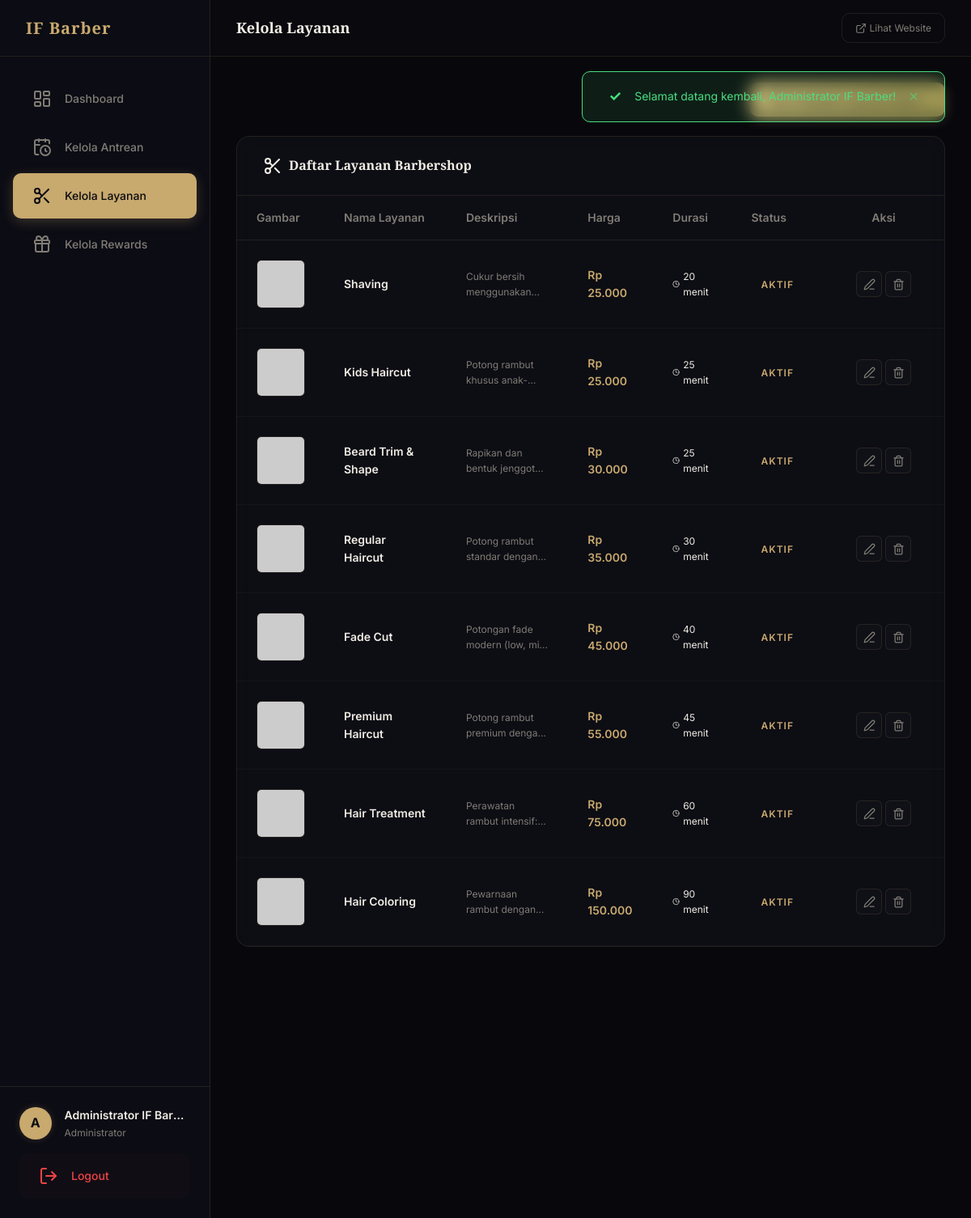
/admin/layanan.php (signed in), run on the app's committed database.
### tables this page shows
CREATE TABLE IF NOT EXISTS layanan (
    id INT AUTO_INCREMENT PRIMARY KEY,
    nama VARCHAR(100) NOT NULL,
    deskripsi TEXT,
    harga DECIMAL(10,2) NOT NULL,
    durasi_menit INT DEFAULT 30,
    gambar VARCHAR(255) DEFAULT NULL,
    is_active TINYINT(1) DEFAULT 1,
    created_at TIMESTAMP DEFAULT CURRENT_TIMESTAMP,
    updated_at TIMESTAMP DEFAULT CURRENT_TIMESTAMP ON UPDATE CURRENT_TIMESTAMP
);

### admin/layanan.php (the view, shortened to what this page needs)
<?php
$headerTitle = 'Kelola Layanan';
$activePage = 'layanan';
include __DIR__ . '/header.php';
$query = "SELECT * FROM layanan ORDER BY is_active DESC, harga ASC";
$res = $conn->query($query);
$servicesList = $res ? $res->fetch_all(MYSQLI_ASSOC) : [];
?>
<div style="display: flex; justify-content: flex-end; margin-bottom: var(--space-lg);">
    <button class="btn btn--primary" onclick="openAddModal()">
        <i data-lucide="plus-circle" style="width: 18px; height: 18px;"></i>
        Tambah Layanan Baru
    </button>
</div>
<div class="admin-card">
    <div class="admin-card__header">
        <h3 class="admin-card__title">
            <i data-lucide="scissors"></i>
            Daftar Layanan Barbershop
        </h3>
    </div>
    <div class="admin-card__body" style="padding: 0;">
        <div class="table-responsive">
            <table class="admin-table">
                <thead>
                    <tr>
                        <th style="width: 80px;">Gambar</th>
                        <th>Nama Layanan</th>
                        <th>Deskripsi</th>
                        <th>Harga</th>
                        <th>Durasi</th>
                        <th>Status</th>
                        <th style="width: 150px; text-align: center;">Aksi</th>
                    </tr>
                </thead>
                <tbody>
                    <?php if (empty($servicesList)): ?>
                        <tr>
                            <td colspan="7" style="text-align: center; color: var(--color-text-muted); padding: 40px;">
                                Belum ada layanan terdaftar.
                            </td>
                        </tr>
                    <?php else: ?>
                        <?php foreach ($servicesList as $s):
                            $statusClass = $s['is_active'] ? 'badge--success' : 'badge--danger';
                            $statusText = $s['is_active'] ? 'Aktif' : 'Nonaktif';
                            $imgSrc = $s['gambar'] ? BASE_URL . '/assets/img/' . $s['gambar'] : 'https://placehold.co/100x100?text=Service';
                            $jsonStr = htmlspecialchars(json_encode($s), ENT_QUOTES, 'UTF-8');
                        ?>
                            <tr>
                                <td>
                                    <div style="width: 60px; height: 60px; border-radius: var(--radius-sm); overflow: hidden; border: 1px solid var(--glass-border);">
                                        <img src="<?= $imgSrc ?>" alt="<?= e($s['nama']) ?>" style="width: 100%; height: 100%; object-fit: cover;">
                                    </div>
                                </td>
                                <td>
                                    <span style="font-weight: 600; display: block;"><?= e($s['nama']) ?></span>
                                </td>
                                <td>
                                    <div style="max-width: 320px; font-size: var(--text-xs); color: var(--color-text-muted); overflow: hidden; text-overflow: ellipsis; display: -webkit-box; -webkit-line-clamp: 2; -webkit-box-orient: vertical;">
                                        <?= e($s['deskripsi']) ?>
                                    </div>
                                </td>
                                <td style="font-weight: 600; color: var(--color-accent);"><?= formatRupiah($s['harga']) ?></td>
                                <td>
                                    <div style="display: flex; align-items: center; gap: 4px; font-size: var(--text-xs);">
                                        <i data-lucide="clock" style="width: 12px; height: 12px;"></i>
                                        <?= $s['durasi_menit'] ?> menit
                                    </div>
                                </td>
                                <td>
                                    <a href="?action=toggle&id=<?= $s['id'] ?>" class="card__badge <?= $statusClass ?>" style="text-decoration: none;" title="Klik untuk mengubah status">
                                        <?= $statusText ?>
                                    </a>
                                </td>
                                <td>
                                    <div class="table-actions" style="justify-content: center;">
                                        <button class="btn-action btn-action--edit" onclick="openEditModal('<?= $jsonStr ?>')" title="Edit Layanan">
                                            <i data-lucide="edit-3" style="width: 15px; height: 15px;"></i>
                                        </button>
                                        <button class="btn-action btn-action--delete" onclick="confirmAction('Apakah Anda yakin ingin menghapus layanan &quot;<?= e($s['nama']) ?>&quot;? Jika sudah ada pesanan terkait, layanan ini akan dinonaktifkan.', '?action=delete&id=<?= $s['id'] ?>')" title="Hapus Layanan">
                                            <i data-lucide="trash-2" style="width: 15px; height: 15px;"></i>
                                        </button>
                                    </div>
                                </td>
                            </tr>
                        <?php endforeach; ?>
                    <?php endif; ?>
                </tbody>
            </table>
        </div>
    </div>
</div>
<?php include __DIR__ . '/footer.php'; ?>

### admin/header.php (shortened to what this page needs)
<?php
require_once __DIR__ . '/../includes/functions.php';
$adminNama = $_SESSION['admin_nama'] ?? 'Admin';
$adminInitial = strtoupper(substr($adminNama, 0, 1));
?>
<!DOCTYPE html>
<html lang="id">
<head>
    <link rel="stylesheet" href="<?= BASE_URL ?>/assets/css/style.css">
    <link rel="stylesheet" href="<?= BASE_URL ?>/assets/css/components.css">
    <link rel="stylesheet" href="<?= BASE_URL ?>/assets/css/admin.css">
</head>
<body>
    <div class="admin-layout">
        <aside class="admin-sidebar">
            <div class="admin-sidebar__brand">
                <a href="<?= BASE_URL ?>/admin/dashboard.php" class="admin-sidebar__logo"><?= APP_NAME ?></a>
            </div>
            <nav class="admin-sidebar__menu">
                <a href="<?= BASE_URL ?>/admin/dashboard.php" class="admin-sidebar__link <?= $activePage === 'dashboard' ? 'active' : '' ?>">
                    <i data-lucide="layout-dashboard"></i>
                    <span>Dashboard</span>
                </a>
                <a href="<?= BASE_URL ?>/admin/antrian.php" class="admin-sidebar__link <?= $activePage === 'antrian' ? 'active' : '' ?>">
                    <i data-lucide="calendar-clock"></i>
                    <span>Kelola Antrean</span>
                </a>
                <a href="<?= BASE_URL ?>/admin/layanan.php" class="admin-sidebar__link <?= $activePage === 'layanan' ? 'active' : '' ?>">
                    <i data-lucide="scissors"></i>
                    <span>Kelola Layanan</span>
                </a>
                <a href="<?= BASE_URL ?>/admin/rewards.php" class="admin-sidebar__link <?= $activePage === 'rewards' ? 'active' : '' ?>">
                    <i data-lucide="gift"></i>
                    <span>Kelola Rewards</span>
                </a>
            </nav>
            <div class="admin-sidebar__footer">
                <div class="admin-sidebar__user">
                    <div class="admin-sidebar__avatar">
                        <?= $adminInitial ?>
                    </div>
                    <div class="admin-sidebar__user-info">
                        <div class="admin-sidebar__user-name"><?= e($adminNama) ?></div>
                        <div class="admin-sidebar__user-role">Administrator</div>
                    </div>
                </div>
                <a href="javascript:void(0)" onclick="confirmAction('Apakah Anda yakin ingin keluar?', '<?= BASE_URL ?>/admin/logout.php')" class="admin-sidebar__link" style="color: #ef4444; background: rgba(239,68,68,0.02); margin-top: 10px;">
                    <i data-lucide="log-out"></i>
                    <span>Logout</span>
                </a>
            </div>
        </aside>
        <div class="admin-main">
            <header class="admin-topbar">
                <div style="display: flex; align-items: center; gap: 15px;">
                    <h2 class="admin-topbar__title"><?= isset($headerTitle) ? $headerTitle : 'Dashboard' ?></h2>
                </div>
                <div class="admin-topbar__actions">
                    <a href="<?= BASE_URL ?>" target="_blank" class="admin-topbar__btn-visit">
                        <i data-lucide="external-link" style="width: 14px; height: 14px;"></i>
                        Lihat Website
                    </a>
                </div>
            </header>
            <main class="admin-content">
                <?= getFlash() ?>

### includes/functions.php (shortened to what this page needs)
<?php
function formatRupiah($angka) {
    return 'Rp ' . number_format($angka, 0, ',', '.');
}
function getFlash() {
    $flash = $_SESSION['flash'];
    $icons = [
        'success' => '✓',
        'error'   => '✕',
        'warning' => '⚠',
        'info'    => 'ℹ'
    ];
    $icon = $icons[$flash['type']] ?? 'ℹ';
    return '<div class="flash-message flash-' . $flash['type'] . '" id="flashMessage">
                <span class="flash-icon">' . $icon . '</span>
                <span class="flash-text">' . $flash['message'] . '</span>
                <button class="flash-close" onclick="this.parentElement.remove()">×</button>
            </div>';
}
function e($string) {
    return htmlspecialchars($string ?? '', ENT_QUOTES, 'UTF-8');
}

### admin/footer.php (shortened to what this page needs)
            </main>
        </div>
    </div>
</body>
</html>

### assets/css/style.css (style rules this page uses)
:root { --color-bg-primary: #0a0a0f; --color-bg-secondary: #111118; --color-bg-tertiary: #1a1a24; --color-bg-card: #15151f; --color-bg-card-hover: #1c1c28; --color-accent: #c8a96e; --color-accent-light: #dbc291; --color-accent-dark: #a68b4b; --color-accent-glow: rgba(200, 169, 110, 0.15); --color-accent-glow-strong: rgba(200, 169, 110, 0.3); --color-text-primary: #f0ece4; --color-text-secondary: #9d9a93; --color-text-muted: #807d75; --color-text-inverse: #0a0a0f; --color-success: #4ade80; --color-success-bg: rgba(74, 222, 128, 0.1); --color-error: #f87171; --color-error-bg: rgba(248, 113, 113, 0.1); --color-warning: #fbbf24; --color-warning-bg: rgba(251, 191, 36, 0.1); --color-info: #60a5fa; --color-info-bg: rgba(96, 165, 250, 0.1); --glass-bg: rgba(21, 21, 31, 0.6); --glass-bg-strong: rgba(21, 21, 31, 0.85); --glass-border: rgba(200, 169, 110, 0.12); --glass-border-hover: rgba(200, 169, 110, 0.25); --glass-blur: 20px; --font-heading: 'Playfair Display', 'Georgia', serif; --font-body: 'Inter', -apple-system, BlinkMacSystemFont, 'Segoe UI', sans-serif; --font-mono: 'JetBrains Mono', 'Fira Code', monospace; --text-xs: 0.75rem; --text-sm: 0.875rem; --text-base: 1rem; --text-lg: 1.125rem; --text-xl: 1.25rem; --text-2xl: 1.5rem; --text-3xl: 1.875rem; --text-4xl: 2.25rem; --text-5xl: 3rem; --text-6xl: 3.75rem; --text-7xl: 4.5rem; --space-xs: 0.25rem; --space-sm: 0.5rem; --space-md: 1rem; --space-lg: 1.5rem; --space-xl: 2rem; --space-2xl: 3rem; --space-3xl: 4rem; --space-4xl: 6rem; --space-5xl: 8rem; --radius-sm: 6px; --radius-md: 10px; --radius-lg: 16px; --radius-xl: 24px; --radius-full: 9999px; --shadow-sm: 0 1px 3px rgba(0, 0, 0, 0.3); --shadow-md: 0 4px 12px rgba(0, 0, 0, 0.4); --shadow-lg: 0 8px 32px rgba(0, 0, 0, 0.5); --shadow-xl: 0 16px 48px rgba(0, 0, 0, 0.6); --shadow-glow: 0 0 20px rgba(200, 169, 110, 0.15); --shadow-glow-strong: 0 0 40px rgba(200, 169, 110, 0.25); --transition-fast: 150ms ease; --transition-base: 250ms ease; --transition-slow: 400ms ease; --transition-spring: 500ms cubic-bezier(0.34, 1.56, 0.64, 1); --z-dropdown: 100; --z-sticky: 200; --z-modal-backdrop: 300; --z-modal: 400; --z-toast: 500; --z-chatbot: 600; --container-max: 1200px; --container-narrow: 800px; --navbar-height: 72px; --sidebar-width: 260px; }
*, *::before, *::after { margin: 0; padding: 0; box-sizing: border-box; }
html { scroll-behavior: smooth; scroll-padding-top: var(--navbar-height); -webkit-font-smoothing: antialiased; -moz-osx-font-smoothing: grayscale; }
body { font-family: var(--font-body); font-size: var(--text-base); line-height: 1.6; color: var(--color-text-primary); background-color: var(--color-bg-primary); overflow-x: hidden; min-height: 100vh; }
h1, h2, h3, h4, h5, h6 { font-family: var(--font-heading); font-weight: 600; line-height: 1.2; color: var(--color-text-primary); }
h2 { font-size: var(--text-4xl); }
h3 { font-size: var(--text-3xl); }
a { color: var(--color-accent); text-decoration: none; transition: color var(--transition-fast); }
.flash-message { position: fixed; top: calc(var(--navbar-height) + var(--space-md)); right: var(--space-xl); padding: var(--space-md) var(--space-xl); border-radius: var(--radius-md); display: flex; align-items: center; gap: var(--space-md); z-index: var(--z-toast); animation: slideInRight 0.4s ease, fadeIn 0.4s ease; backdrop-filter: blur(10px); min-width: 300px; font-size: var(--text-sm); }
.flash-success { background: var(--color-success-bg); border: 1px solid var(--color-success); color: var(--color-success); }
.flash-icon { font-size: var(--text-lg); font-weight: 700; }
.flash-close { background: none; border: none; color: inherit; font-size: var(--text-xl); cursor: pointer; margin-left: auto; opacity: 0.6; transition: opacity var(--transition-fast); }

### data on the page
layanan: nama "Shaving", deskripsi "Cukur bersih…", harga "Rp 25.000", durasi_menit "20", is_active "AKTIF"
layanan: nama "Kids Haircut", deskripsi "Potong rambut…", harga "Rp 25.000", durasi_menit "25", is_active "AKTIF"
layanan: nama "Beard Trim & Shape", deskripsi "Rapikan dan bentuk…", harga "Rp 30.000", durasi_menit "25", is_active "AKTIF"
layanan: nama "Regular Haircut", deskripsi "Potong rambut standar…", harga "Rp 35.000", durasi_menit "30", is_active "AKTIF"
layanan: nama "Fade Cut", deskripsi "Potongan fade modern (low,…", harga "Rp 45.000", durasi_menit "40", is_active "AKTIF"
layanan: nama "Premium Haircut", deskripsi "Potong rambut premium…", harga "Rp 55.000", durasi_menit "45", is_active "AKTIF"
layanan: nama "Hair Treatment", deskripsi "Perawatan rambut…", harga "Rp 75.000", durasi_menit "60", is_active "AKTIF"
layanan: nama "Hair Coloring", deskripsi "Pewarnaan rambut…", harga "Rp 150.000", durasi_menit "90", is_active "AKTIF"

### other printed values
APP_NAME "IF Barber"
$adminInitial "A"
$adminNama "Administrator IF Bar…"
$headerTitle "Kelola Layanan"
$icon "✓"
$flash['message'] "Selamat datang kembali, Administrator IF Barber!"
